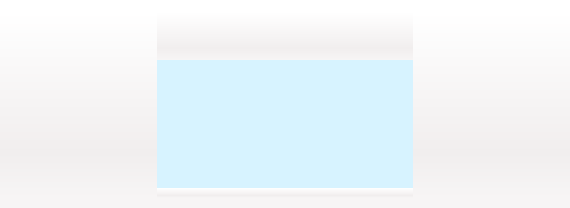
<?xml version="1.0" encoding="UTF-8"?>
<ui version="4.0">
 <class>SimulatedUIWidgetJumperT12</class>
 <widget class="QWidget" name="SimulatedUIWidgetJumperT12">
  <property name="geometry">
   <rect>
    <x>0</x>
    <y>0</y>
    <width>570</width>
    <height>208</height>
   </rect>
  </property>
  <property name="sizePolicy">
   <sizepolicy hsizetype="Fixed" vsizetype="Fixed">
    <horstretch>0</horstretch>
    <verstretch>0</verstretch>
   </sizepolicy>
  </property>
  <property name="minimumSize">
   <size>
    <width>570</width>
    <height>208</height>
   </size>
  </property>
  <property name="maximumSize">
   <size>
    <width>570</width>
    <height>208</height>
   </size>
  </property>
  <property name="windowTitle">
   <string notr="true">Jumper T12 Simulator</string>
  </property>
  <property name="styleSheet">
   <string notr="true">background-color: qlineargradient(spread:reflect, x1:0, y1:0, x2:0, y2:1, stop:0 rgba(255, 255, 255, 255), stop:0.757062 rgba(241, 238, 238, 255), stop:1 rgba(247, 245, 245, 255));</string>
  </property>
  <layout class="QGridLayout" name="gridLayout">
   <property name="leftMargin">
    <number>0</number>
   </property>
   <property name="topMargin">
    <number>0</number>
   </property>
   <property name="rightMargin">
    <number>0</number>
   </property>
   <property name="bottomMargin">
    <number>0</number>
   </property>
   <property name="spacing">
    <number>0</number>
   </property>
   <item row="5" column="0" colspan="3">
    <widget class="QLabel" name="label_2">
     <property name="sizePolicy">
      <sizepolicy hsizetype="Preferred" vsizetype="Fixed">
       <horstretch>0</horstretch>
       <verstretch>0</verstretch>
      </sizepolicy>
     </property>
     <property name="minimumSize">
      <size>
       <width>0</width>
       <height>10</height>
      </size>
     </property>
     <property name="maximumSize">
      <size>
       <width>16777215</width>
       <height>10</height>
      </size>
     </property>
     <property name="styleSheet">
      <string notr="true">background-color: rgb(247, 245, 245);</string>
     </property>
     <property name="text">
      <string notr="true"/>
     </property>
    </widget>
   </item>
   <item row="0" column="0" colspan="3">
    <widget class="QLabel" name="label">
     <property name="sizePolicy">
      <sizepolicy hsizetype="Preferred" vsizetype="Fixed">
       <horstretch>0</horstretch>
       <verstretch>0</verstretch>
      </sizepolicy>
     </property>
     <property name="minimumSize">
      <size>
       <width>0</width>
       <height>10</height>
      </size>
     </property>
     <property name="maximumSize">
      <size>
       <width>16777215</width>
       <height>12</height>
      </size>
     </property>
     <property name="baseSize">
      <size>
       <width>0</width>
       <height>12</height>
      </size>
     </property>
     <property name="styleSheet">
      <string notr="true">background-color: rgb(255, 255, 255);</string>
     </property>
     <property name="text">
      <string notr="true"/>
     </property>
    </widget>
   </item>
   <item row="1" column="2" rowspan="4">
    <widget class="ButtonsWidget" name="rightbuttons" native="true">
     <property name="sizePolicy">
      <sizepolicy hsizetype="Fixed" vsizetype="Fixed">
       <horstretch>0</horstretch>
       <verstretch>0</verstretch>
      </sizepolicy>
     </property>
     <property name="minimumSize">
      <size>
       <width>157</width>
       <height>186</height>
      </size>
     </property>
     <property name="maximumSize">
      <size>
       <width>157</width>
       <height>186</height>
      </size>
     </property>
     <property name="styleSheet">
      <string notr="true">background:url(:/images/simulator/JumperT12/JumperT12-right.png)</string>
     </property>
    </widget>
   </item>
   <item row="1" column="0" rowspan="4">
    <widget class="ButtonsWidget" name="leftbuttons" native="true">
     <property name="sizePolicy">
      <sizepolicy hsizetype="Fixed" vsizetype="Fixed">
       <horstretch>0</horstretch>
       <verstretch>0</verstretch>
      </sizepolicy>
     </property>
     <property name="minimumSize">
      <size>
       <width>157</width>
       <height>186</height>
      </size>
     </property>
     <property name="maximumSize">
      <size>
       <width>157</width>
       <height>186</height>
      </size>
     </property>
     <property name="styleSheet">
      <string notr="true">background:url(:/images/simulator/JumperT12/JumperT12-left.png);</string>
     </property>
    </widget>
   </item>
   <item row="4" column="1">
    <widget class="QWidget" name="bottom" native="true">
     <property name="sizePolicy">
      <sizepolicy hsizetype="Fixed" vsizetype="Fixed">
       <horstretch>0</horstretch>
       <verstretch>0</verstretch>
      </sizepolicy>
     </property>
     <property name="minimumSize">
      <size>
       <width>256</width>
       <height>10</height>
      </size>
     </property>
     <property name="maximumSize">
      <size>
       <width>256</width>
       <height>10</height>
      </size>
     </property>
     <property name="styleSheet">
      <string notr="true">background:url(:/images/simulator/JumperT12/bottom.png)</string>
     </property>
    </widget>
   </item>
   <item row="1" column="1">
    <widget class="QWidget" name="top" native="true">
     <property name="sizePolicy">
      <sizepolicy hsizetype="Fixed" vsizetype="Fixed">
       <horstretch>0</horstretch>
       <verstretch>0</verstretch>
      </sizepolicy>
     </property>
     <property name="minimumSize">
      <size>
       <width>256</width>
       <height>48</height>
      </size>
     </property>
     <property name="maximumSize">
      <size>
       <width>256</width>
       <height>48</height>
      </size>
     </property>
     <property name="styleSheet">
      <string notr="true">background:url(:/images/simulator/JumperT12/JumperT12-top.png)</string>
     </property>
    </widget>
   </item>
   <item row="3" column="1">
    <widget class="LcdWidget" name="lcd" native="true">
     <property name="sizePolicy">
      <sizepolicy hsizetype="Fixed" vsizetype="Fixed">
       <horstretch>0</horstretch>
       <verstretch>0</verstretch>
      </sizepolicy>
     </property>
     <property name="minimumSize">
      <size>
       <width>256</width>
       <height>128</height>
      </size>
     </property>
     <property name="maximumSize">
      <size>
       <width>424</width>
       <height>128</height>
      </size>
     </property>
     <property name="styleSheet">
      <string notr="true">background-color: rgb(215, 243, 255);</string>
     </property>
    </widget>
   </item>
  </layout>
 </widget>
 <customwidgets>
  <customwidget>
   <class>LcdWidget</class>
   <extends>QWidget</extends>
   <header>lcdwidget.h</header>
   <container>1</container>
  </customwidget>
  <customwidget>
   <class>ButtonsWidget</class>
   <extends>QWidget</extends>
   <header>buttonswidget.h</header>
   <container>1</container>
  </customwidget>
 </customwidgets>
 <resources/>
 <connections/>
</ui>
